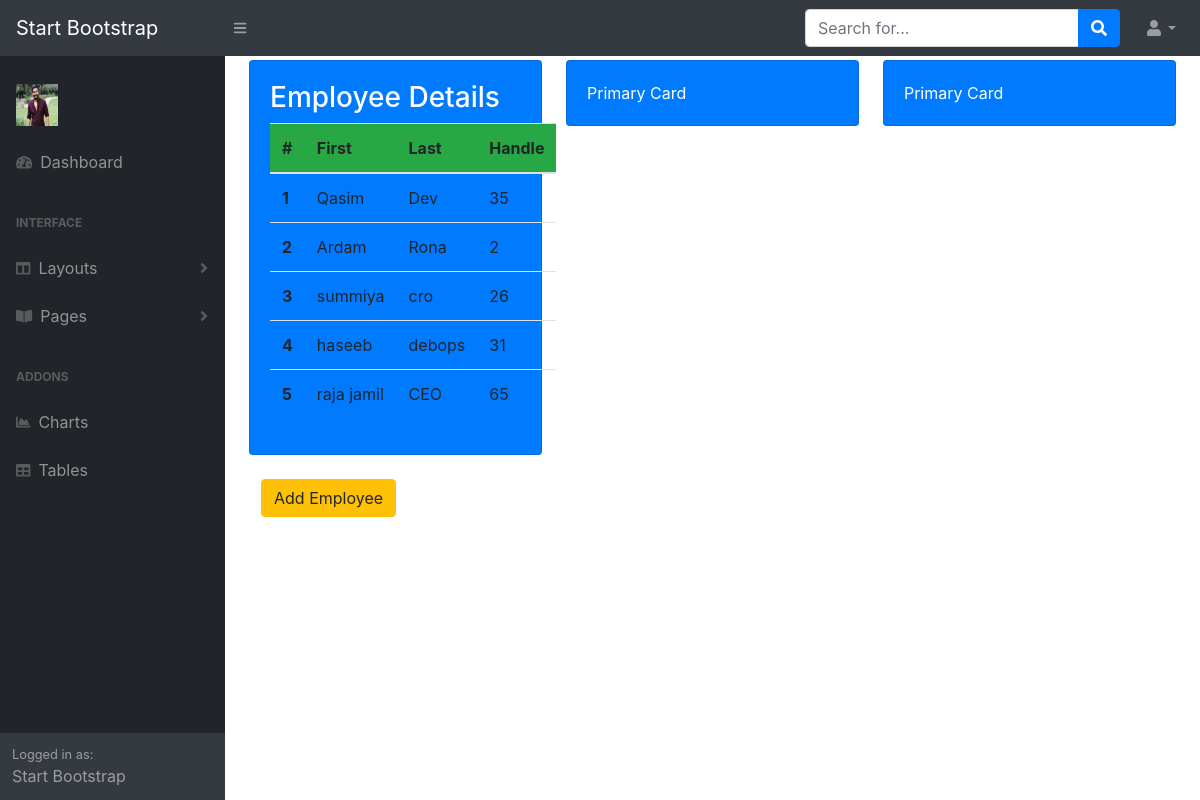
The page /home/display_emp/ on the database as committed earlier.
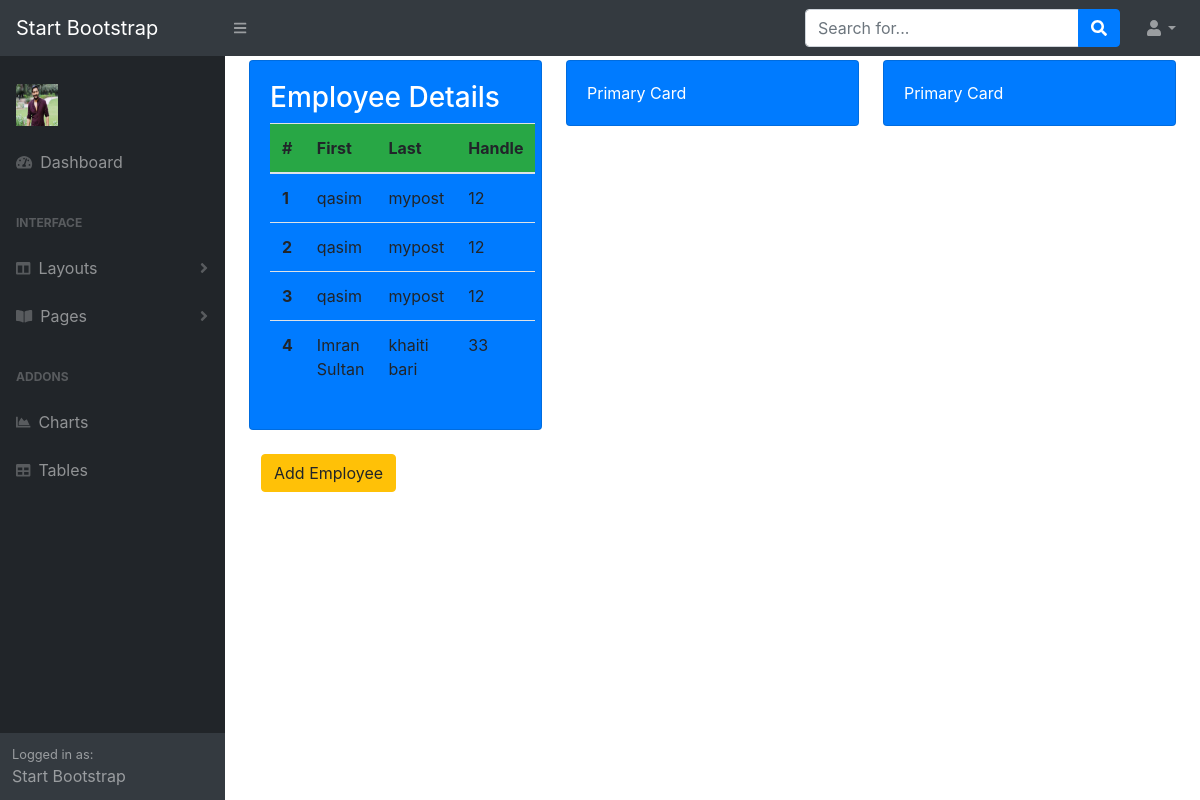
The same page on the database as committed later.
### admind/models.py (models this page shows)
class Employee(models.Model):
    name = models.CharField(max_length=50)
    post = models.CharField(max_length=50)
    office = models.CharField(max_length=100)
    age = models.IntegerField()
    joining = models.DateField(auto_now_add=True)
    salary = models.BigIntegerField(blank=False)

### admind/views.py (the view)
# urls.py: url(r'^home/display_emp/$', display_emp, name='home/display_emp'),
def display_emp(request):
    items = Employee.objects.all()
    context = {
        'items' : items
    }
    return render(request, 'home.html', context)

### admind/templates/home.html
{% extends 'base.html' %}
{% block home %}
<div id="layoutSidenav_content">
        <main>
                <div class="container-fluid cbox">
                    <div class="row">
                        <div class="col-md-4">
                            <div class="card bg-primary text-white mb-4">
                                <div class="card-body"><h3> Employee Details</h3>
                                    <table class="table">
                                        <thead class="thcard">
                                          <tr>
                                            <th scope="col">#</th>
                                            <th scope="col">First</th>
                                            <th scope="col">Last</th>
                                            <th scope="col">Handle</th>
                                          </tr>
                                        </thead>
                                        <tbody>
                                            {% for item in items %}
                                          <tr>
                                            <th scope="row">{{forloop.counter}}</th>
                                            <td>{{item.name}}</td>
                                            <td>{{item.post}}</td>
                                            <td>{{item.age}}</td>
                                          </tr>
                                          {% endfor %}
                                        </tbody>
                                      </table>
                                </div>
                            </div>
                        </div>
                        <div class="col-md-4">
                            <div class="card bg-primary text-white mb-4">
                                <div class="card-body">Primary Card</div>
                            </div>
                        </div>
                        <div class="col-md-4">
                            <div class="card bg-primary text-white mb-4">
                                <div class="card-body">Primary Card</div>
                            </div>
                        </div>
                        <div class="container">
                            <a class="link" href="{% url 'add_emp' %}"><button class="btn btn-warning" type="submit">Add Employee</button></a>
                        </div>
                    </div>
                </div>
        </main>
</div>
{% endblock %}

Rows that differ between the two databases and show on the page:
removed Employee: name "summiya", post "cro", age "26"
removed Employee: name "haseeb", post "debops", age "31"
removed Employee: name "raja jamil", post "CEO", age "65"
changed Employee (number 1 of 4 on the later page): name "Qasim" → "qasim"; post "Dev" → "mypost"; age "35" → "12"
changed Employee (number 2 of 4 on the later page): name "Ardam" → "qasim"; post "Rona" → "mypost"; age "2" → "12"
added Employee: name "qasim", post "mypost", age "12"
added Employee: name "Imran Sultan", post "khaiti bari", age "33"
